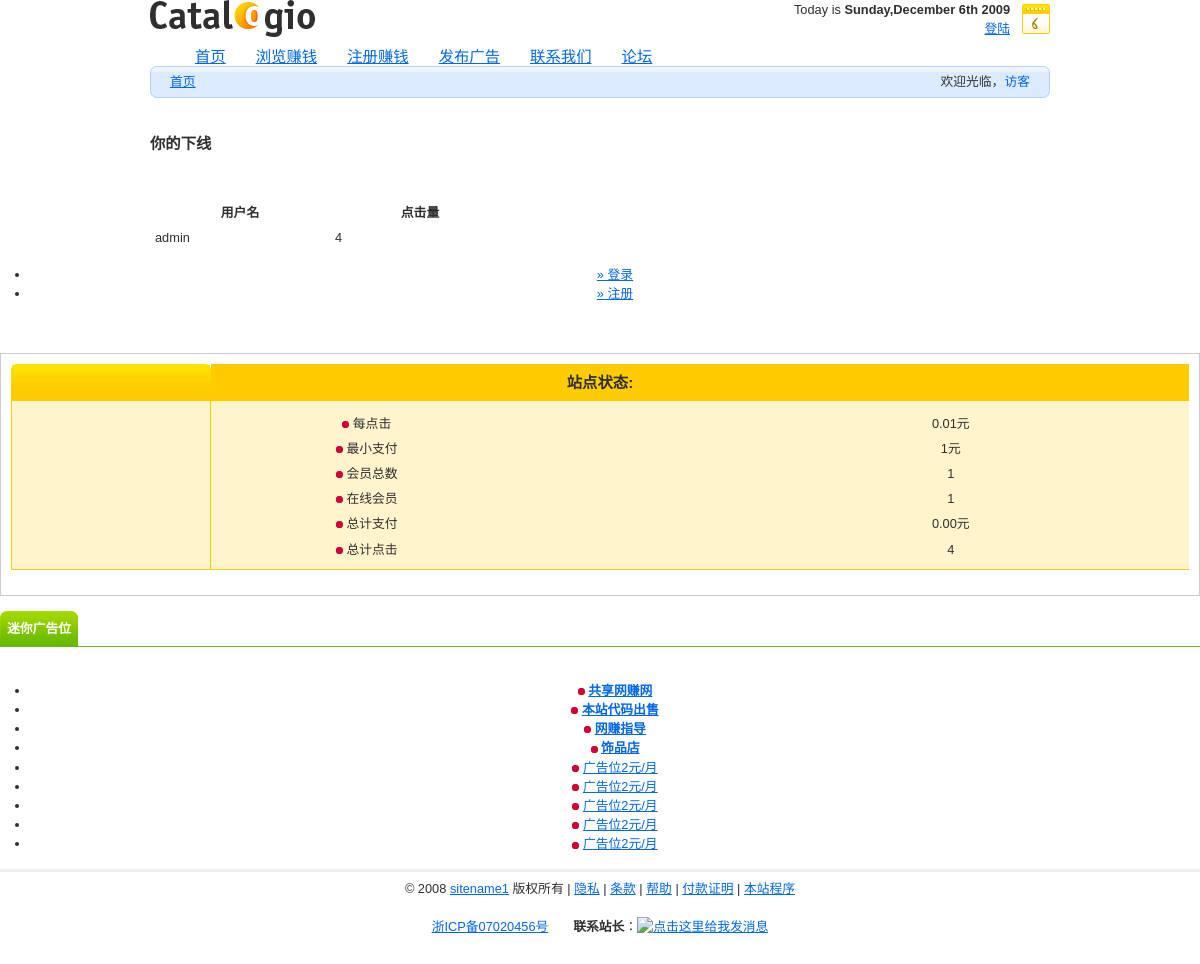
/referals.php, run on the app's committed database.
### tables this page shows
CREATE TABLE IF NOT EXISTS `tb_users` (
  `id` int(11) NOT NULL AUTO_INCREMENT,
  `username` varchar(15) NOT NULL DEFAULT '',
  `password` varchar(100) NOT NULL DEFAULT '',
  `ip` varchar(15) NOT NULL DEFAULT '',
  `email` varchar(150) NOT NULL DEFAULT '',
  `pemail` varchar(150) NOT NULL DEFAULT '',
  `referer` varchar(15) NOT NULL DEFAULT '',
  `country` varchar(150) NOT NULL DEFAULT '',
  `visits` varchar(150) NOT NULL DEFAULT '0',
  `referals` varchar(150) NOT NULL DEFAULT '0',
  `referalvisits` varchar(150) NOT NULL DEFAULT '0',
  `money` varchar(150) NOT NULL DEFAULT '0.00',
  `paid` varchar(150) NOT NULL DEFAULT '0.00',
  `joindate` varchar(150) NOT NULL DEFAULT '',
  `lastlogdate` varchar(150) NOT NULL DEFAULT '',
  `lastiplog` varchar(150) NOT NULL DEFAULT '',
  `account` varchar(150) NOT NULL DEFAULT '',
  `user_status` varchar(15) NOT NULL DEFAULT 'user',
  UNIQUE KEY `id_2` (`id`),
  KEY `id` (`id`)
);

CREATE TABLE IF NOT EXISTS `tb_config` (
  `id` int(11) NOT NULL AUTO_INCREMENT,
  `item` varchar(15) NOT NULL DEFAULT '',
  `howmany` varchar(15) NOT NULL DEFAULT '',
  `price` varchar(150) NOT NULL DEFAULT '',
  `signupvalue` varchar(150) NOT NULL DEFAULT '',
  KEY `id` (`id`)
);

CREATE TABLE IF NOT EXISTS `tb_site` (
  `id` varchar(11) NOT NULL DEFAULT '',
  `sitename` varchar(30) NOT NULL DEFAULT '',
  `sitepp` varchar(30) NOT NULL DEFAULT '',
  KEY `id` (`id`)
);

### funciones.php (called while the page is built, shortened)
<?php
function limpiar($mensaje)
{
$mensaje = htmlentities(stripslashes(trim($mensaje)));
$mensaje = str_replace("'"," ",$mensaje);
$mensaje = str_replace(";"," ",$mensaje);
$mensaje = str_replace("$"," ",$mensaje);
return $mensaje;
}
?>

### referals.php (the view, shortened to what this page needs)
<?php include('header.php'); ?>
<h3 style="font-weight: bold">你的下线</h3>
<br>
<div id="tables">
<table align="center" width="40%" cellpadding="0">
<tr>
<th class="top"><b>用户名</b></th>
<th class="top"><b>点击量</th></tr>
<?php
$lole=$_COOKIE["usNick"];
$tabla = mysql_query("SELECT * FROM tb_users where referer='$lole' ORDER BY id ASC");
while ($row = mysql_fetch_array($tabla)) {
echo "<tr><td align='left'>";
echo $row["username"];
echo "</td><td align='left'>";
echo $row["visits"];
echo "</td></tr>";
}
echo "</table>";
?>
</div>
<?php include('footer.php'); ?>

### header.php (shortened to what this page needs)
<!DOCTYPE html PUBLIC "-//W3C//DTD XHTML 1.0 Transitional//EN"
"http://www.w3.org/TR/xhtml1/DTD/xhtml1-transitional.dtd">
<html xmlns="http://www.w3.org/1999/xhtml">
<head>
<link rel="stylesheet" media="screen,projection" type="text/css" href="css/main.css" />
<link rel="stylesheet" media="print" type="text/css" href="css/print.css" />
<?php include('sitename.php');?>
</head>
<body style="margin-top:0px; padding-top:0px;">
<div id="main">
<?php include('funciones.php');
$elref=limpiar($_GET["r"]);
?>
  <div id="header">
    <h1 id="logo"><a href="#"><img src="images/logo.gif" alt="" /></a></h1>
    <?php
    if(isset($_COOKIE["usNick"]) && isset($_COOKIE["usPass"]))
    {
    	$tiplink="<a href='logout.php'>安全退出</a>";
    }
    else
    {
    	$tiplink="<a href='login.php'>登陆</a>";
    }
      $today = getdate();
      echo "  <div class='date date-".date("d")."'>
              <p class='nom'>Today is <strong>".$today["weekday"].",".$today["month"]." ".date("jS")." ".$today["year"]."</strong><br />
              <span  class='nonhigh'>".$tiplink."</span></p>
              </div>"
    ?>
  </div>
  <div id="navtoplistlineup">&nbsp;</div>
  <?php include('menu.php');?>
  <div id="row-top"></div>
  <div id="row-center">
  <div id="nodemarqee">
  <?php include('ulintabs.php');?>
  </div>
  <div id="userinfo">
  <?php echo $userstatus;?>
  </div>
  </div>
  <div id="row-bottom"></div>
<div id="navtoplistlinedown">&nbsp;</div>

### menu.php
<div id="Tablist" class="box"
<?php if(strpos($_SERVER["HTTP_USER_AGENT"],"Chrome")) echo "style='bottom:-6px'";
      else if(strpos($_SERVER["HTTP_USER_AGENT"],"MSIE 7.0")) echo "style='bottom:-1.5px'";
?>>
<?php
if(isset($_COOKIE["usNick"]) && isset($_COOKIE["usPass"]))
{
$user=uc($_COOKIE["usNick"]);
require('config.php');
$sql = "SELECT * FROM tb_users WHERE username='$user'";
$result = mysql_query($sql);
$row = mysql_fetch_array($result);
mysql_close($con);
$wask = uc($_COOKIE["usNick"]);
$wesk = $row['username'];
if("$wesk" != "$wask") {
echo "登陆有误.";
?>
<input type="image" value="重新载入" onClick="window.location.reload()" src="images/reload-button.gif">
<?php
exit();
}
$wazk = uc($_COOKIE["usPass"]);
$wezk = $row['password'];
if("$wezk" != "$wazk") {
echo "登陆错误.";
?>
<input type="image" value="重新载入" onClick="window.location.reload()" src="images/reload-button.gif">
<?php
exit();
}
echo"
			<ul id='Tablistdetail'>
				<li><a href=\"index.php\"><span>首页</span></a></li>
				<li><a href=\"masterads.php\"><span>浏览赚钱</span></a></li>";
require('config.php');
$sql = "SELECT * FROM tb_users WHERE username='$user'";
$result = mysql_query($sql);
$row = mysql_fetch_array($result);
mysql_close($con);
$administrator = $row['user_status'];
		if($administrator == "admin") {
		   echo "<li><a href=\"admin/\" target=\"_blank\"><span>管理</span></a></li>";
										}
echo"            <li><a href=\"regads.php\"><span>注册赚钱</span></a></li>
				<li><a href=\"members.php\"><span>我的账户</span></a></li>
				<li><a href=\"adver.php\"><span>发布广告</span></a></li>
				<li><a href=\"contact.php\"><span>联系我们</span></a></li>
				<li><a href=\"bbs.php\"><span>论坛</span></a></li>
			</ul>
			";
       if($administrator=="admin")
       {
	        $userstatus="<span>欢迎回来，</span><a href='#'>".$row['username']."</a><span style='color:#f00;'>（管理员）</span>";
       }
       else if($row['account'] =="")
       {
	        $userstatus="<span>欢迎回来，</span><a href='#'>".$row['username']."</a><span style='color:#808080;'>（会员）</span>";
       }
       else
       {
       	    $userstatus="<span>欢迎回来，</span><a href='#'>".$row['username']."</a><span style='color:#f00;'>（高级会员）</span>";
       }
}
else
{
$userstatus="<span>欢迎光临，</span><a href='#'>访客</a>";
echo "
			<ul id='Tablistdetail'><li><a href=\"index.php\"><span>首页</span></a></li>
				<li><a href=\"masterads.php?r=".$elref."\"><span>浏览赚钱</span></a></li>
				<li><a href=\"regads.php?r=".$elref."\"><span>注册赚钱</span></a></li>
				<li><a href=\"adver.php?r=".$elref."\"><span>发布广告</span></a></li>
				<li><a href=\"contact.php?r=".$elref."\"><span>联系我们</span></a></li>
				<li><a href=\"bbs.php?r=".$elref."\"><span>论坛</span></a></li>
			</ul>
";
}
?>
</div>

### ulintabs.php
<?php
echo "<a href='#s01'><span>首页<br/></span></a>
      <a href='#s02'><span>点击赚钱<br/></span></a>
      <a href='#s03'><span>发布广告<br/></span></a>
      <a href='#s04'><span>留言板<br/></span></a>
      <a href='#s05'><span>我的账户<br/></span></a>
"
?>

### menuleft.php (shortened to what this page needs)
</div>
<div id="leftcolumn"><?php include('umenu.php');?>
<div id="navmainlistline">&nbsp;</div>
<fieldset>
<div id="signup">
          <h3>
 站点状态:</h3>
          <div class="in">
<?php include('sitestats.php');?>
</fieldset>
<div class="tabs-sidebar box">
          <ul id="switch">
            <li><a class="active" href="#tab-01"><span>迷你广告位</span></a></li>
          </ul>
        </div>
<div id="navmainlistline">&nbsp;</div>
<ul id="weblinks">
<li>
<img border="0" src="images/bullet2.gif" width="7" height="7"  align="absmiddle" > <B><a href="http://www.sharewz.cn" target="_blank">共享网赚网</a></B></li>
<li>
<img border="0" src="images/bullet2.gif" width="7" height="7"  align="absmiddle" > <B><a href="buxscript.php" target="_blank">本站代码出售</a></B></li>
<li>
<img border="0" src="images/bullet2.gif" width="7" height="7"  align="absmiddle" > <a href="http://www.sharewz.com" target="_blank"><strong>网赚指导</strong></a></li>
<li>
<img border="0" src="images/bullet2.gif" width="7" height="7"  align="absmiddle" > <a href="http://shop34895911.taobao.com/" target="_blank"><strong>饰品店</strong></a></li>
<li>
<img border="0" src="images/bullet2.gif" width="7" height="7"  align="absmiddle" > <a href="#">广告位2元/月</a></li>
<li>
<img border="0" src="images/bullet2.gif" width="7" height="7"  align="absmiddle" > <a href="#">广告位2元/月</a></li>
<li>
<img border="0" src="images/bullet2.gif" width="7" height="7"  align="absmiddle" > <a href="#">广告位2元/月</a></li>
<li>
<img border="0" src="images/bullet2.gif" width="7" height="7"  align="absmiddle" > <a href="#">广告位2元/月</a></li>
<li>
<img border="0" src="images/bullet2.gif" width="7" height="7"  align="absmiddle" > <a href="#">广告位2元/月</a></li>
</ul>
</div>

### umenu.php
<?php
if(isset($_COOKIE["usNick"]) && isset($_COOKIE["usPass"]))
{
$user=uc($_COOKIE["usNick"]);
require ('config.php');
$sql = "SELECT * FROM tb_users WHERE username='$user'";
$result = mysql_query($sql);
$row = mysql_fetch_array($result);
mysql_close($con);
$wask = uc($_COOKIE["usNick"]);
$wesk = $row['username'];
if("$wesk" != "$wask") {
echo "登陆有误.";
?>
<input type="button" value="Reload Page" onClick="window.location.reload()">
<?php
exit();
}
$wazk = uc($_COOKIE["usPass"]);
$wezk = $row['password'];
if("$wezk" != "$wazk") {
echo "登陆有误.";
?>
<input type="button" value="Reload Page" onClick="window.location.reload()">
<?php
exit();
}
include('memberstats.php');
}
else
{
echo "
			<ul id=\"navmainlist\">
				<li><a href=\"login.php\"> » 登录</a></li>
				<li><a href=\"register.php?r=".$elref."\"> » 注册</a></li>
			</ul>
	";
}
?>

### sitestats.php (shortened to what this page needs)
<?php
$checkpemail = mysql_query("SELECT id FROM tb_users");
$pemail_exist = mysql_num_rows($checkpemail);
$sqryvar="Select sum(amount) from tb_history";
$iqryvar=mysql_query($sqryvar);
$tot1=mysql_result($iqryvar,0,0);
$totals=$tot1;
if ($totals==''){
	$totalpaid='0.00';
} else{
	$totalpaid=$tot1;
}
$sqryvar="Select sum(visits) from tb_users";
$iqryvar=mysql_query($sqryvar);
$tot1=mysql_result($iqryvar,0,0);
$clickserved=$tot1;
?>
<table width="100%"  class="nom">
<tr>
<td>
<img border="0" src="images/bullet2.gif" width="7" height="7"  align="absmiddle" > 每点击 </td>
<td><?php include('config.php');
		$sql = "SELECT * FROM tb_config WHERE item='click' and howmany='1'";
		$result = mysql_query($sql);
		$row = mysql_fetch_array($result);
		echo $row["price"];
		mysql_close($con);?>元</td>
</tr>
<tr>
<td>
<img border="0" src="images/bullet2.gif" width="7" height="7"  align="absmiddle" > 最小支付</td>
<td><?php include('config.php');
				$sql = "SELECT * FROM tb_config WHERE item='payment' and howmany='1'";
				$result = mysql_query($sql);
				$row = mysql_fetch_array($result);
				echo $row["price"];
			?>元</td>
</tr>
<tr>
<td>
<img border="0" src="images/bullet2.gif" width="7" height="7"  align="absmiddle" > 会员总数</td>
<td><?php echo $pemail_exist; ?></td>
</tr>
<tr>
<td>
<img border="0" src="images/bullet2.gif" width="7" height="7"  align="absmiddle" > 在线会员</td>
<td><?php include("onlinesql.php"); ?></td>
</tr>
<tr>
<td>
<img border="0" src="images/bullet2.gif" width="7" height="7"  align="absmiddle" > 总计支付</td>
<td><?php echo $totalpaid?>元</td>
</tr>
<tr>
<td>
<img border="0" src="images/bullet2.gif" width="7" height="7"  align="absmiddle" > 总计点击</td>
<td><?php echo $clickserved?></td>
</tr>
</table>
</div>
</div>

### onlinesql.php (shortened to what this page needs)
<?php
if($uo_keepquiet == FALSE) {
	$uo_query = "SELECT count(*) FROM users_online";
	$uo_result = mysql_query($uo_query);
	$uo_count = mysql_fetch_row($uo_result);
	echo $uo_count[0];
}
?>

### footer.php (shortened to what this page needs)
<?php include ('menuleft.php'); ?>
<div id="footer">
<p dir="ltr">&copy; 2008 <a href="index.php"><?php include('sitename.php');?></a> 版权所有<a href="tos.php"></a> | <a href="privacy.php">隐私</a> | <a href="tos.php">条款</a> | <a href="faq.php">帮助</a> | <a href="payment_proof.php">付款证明</a> | <a href="buxscript.php">本站程序</a> <br />
<br>
<a href="http://www.miibeian.gov.cn/">
浙ICP备07020456号</a>&nbsp;&nbsp;&nbsp;&nbsp;&nbsp;&nbsp;
<span style="font-weight: bold">联系站长</span>：<a href="tencent://message/?uin=400864&amp;Site=在线客务咨询&amp;Menu=yes"><img src="http://wpa.paipai.com/pa?p=1:400864:16" alt="点击这里给我发消息" border="0" align="top" />
</div>
</body>
</html>

### sitename.php (shortened to what this page needs)
<?php
$sql = "SELECT * FROM tb_site WHERE id='1'";
$result = mysql_query($sql);
$row = mysql_fetch_array($result);
echo $row["sitename"];
?>

### css/main.css (style rules this page uses)
* { margin:0; padding:0; }
body, div, span, p, a, img, ul, ol, li, table, caption, tbody, tfoot, tr, th, td, form, fieldset, legend, label, dl, dt, dd, blockquote, applet, object, h1, h2, h3, h4, h5 { border:0; }
body { padding:35px 0; background:#FFF; font:0.8em/1.5 "arial",sans-serif; color:#2F2F2F; text-align:center; }
a { color:#0067E6; }
h1, h2, h3, h4, h5, h6 { margin:15px 0 10px 0; }
h1 { font-size:180%; }
h3, h4 { font-size:120%; }
p { margin:15px 0; }
table { margin:15px 0; border-collapse:collapse; border-spacing:0; font-size:100%; }
th { text-align:center; font-weight:bold; }
th, td { padding:3px 5px; }
ul, ol { display:block; margin:15px 0 15px 30px; }
li { display:list-item; }
fieldset { position:relative; margin:15px 0; padding:10px; border:1px solid #CCC; }
strong, .strong { font-weight:bold; }
.nonhigh { color:#808080; }
.box { min-height:1px; }
.box:after { display:block; visibility:hidden; clear:both; line-height:0; font-size:0; content:"."; }
.nom { margin:0; }
#main { width:900px; margin:0 auto; text-align:left; }
#header { position:relative; overflow:hidden; margin-bottom:-20px; }
#logo { margin:0; border:0; }
#footer { clear:both; border-top:3px solid #EFEFEF; }
#footer p { margin-top:7px; }
.date { position:absolute; top:0; right:0; margin:0; text-align:right; }
.date-06 { padding-right:40px; background:url("../images/ico-cal-06.gif") 100% 50% no-repeat; }
#Tablist { position:relative; bottom:-0.5px; padding-left:30px; }
#Tablist ul { margin:0; padding:0; list-style:none; }
#Tablist ul li { display:inline; margin:0; padding:0; }
#Tablist ul li a { float:left; margin:0; padding:0 0 0 15px; text-align:center; cursor:pointer; font-size:120%; }
#Tablist ul li a span { float:left; display:block; padding:0 15px 0 0; line-height:30px; vertical-align:middle; text-decoration:underline; }
#row-top { width:900px; height:6px; background:#DCEBFF url("../images/row-top.gif") 0 100% no-repeat; font-size:0; }
#row-center { background:#DCEBFF url("../images/row-center.gif") 0 0 repeat-y; overflow:hidden; }
#row-bottom { width:900px; height:6px; background:#DCEBFF url("../images/row-bottom.gif") 0 0 no-repeat; font-size:0; }
#row-center div { height:20px; }
#nodemarqee { float:left;width:70%; }
#nodemarqee a { padding-left:20px; }
#userinfo { float:right;padding-right:20px; }
#userinfo a { text-decoration:none; }
#signup h3 { margin:0; padding:7px 10px; background:#FC0 url("../images/signup-top.gif") 0 0 no-repeat; }
#signup .in { padding:10px 5px 7px 5px; border-bottom:1px solid #FC0; background:#FFF4CC url("../images/signup.gif") 0 0 repeat-y; }
.tabs-sidebar { border-bottom:1px solid #6B0; }
.tabs-sidebar ul { margin:0; padding:0; list-style:none; }
.tabs-sidebar ul li { display:inline; margin:0; padding:0; }
.tabs-sidebar ul li a { float:left; margin:0; padding:0 0 0 7px; text-align:center; cursor:pointer; }
.tabs-sidebar ul li a span { float:left; display:block; padding:0 7px 0 0; line-height:35px; vertical-align:middle; text-decoration:underline; }
.tabs-sidebar ul li a.active { background:#6B0 url("../images/tab-active.gif") 0 0 no-repeat; text-decoration:none; color:#FFF; font-weight:bold; }
.tabs-sidebar ul li a.active span { background:#6B0 url("../images/tab-active-02.gif") 100% 0 no-repeat; text-decoration:none; }

### css/print.css (style rules this page uses)
body { margin:0; padding:0; border:0; font-size:12pt; }
h1, h2, h3 { page-break-after:avoid; page-break-inside:avoid; }
table { width:100%; border-collapse:collapse; border-spacing:0; border-top:0.5pt solid #000; }
th, td { display:table-cell; border-bottom:0.5pt solid #000; }
ul, ol, dl { page-break-before:avoid }
#main { width:100%; }
#header { border-bottom:0.5pt solid #000; }
#footer { border-top:0.5pt solid #000; }

### data on the page
tb_users: username "admin", visits "4"
tb_config: price "0.01"
tb_config: price "1"
tb_site: sitename "sitename1"

### other printed values
$today["weekday"] "Sunday"
$today["month"] "December"
$today["year"] "2009"
$pemail_exist "1"
$uo_count[0] "1"
$totalpaid "0.00"
$clickserved "4"
